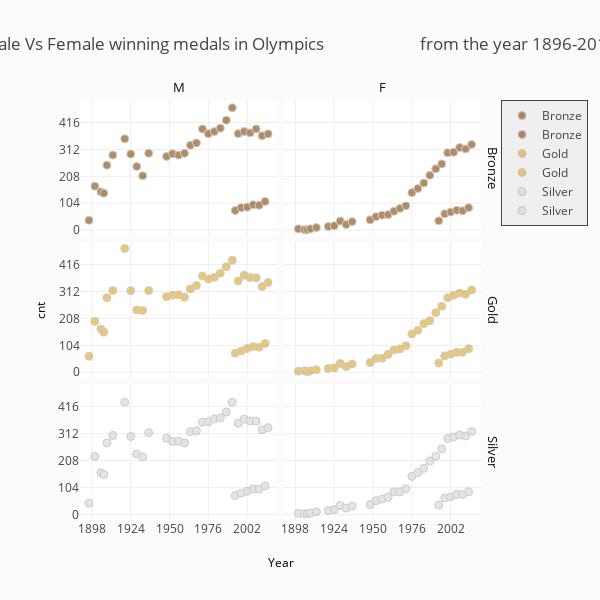

Notebook code for this chart:
### Code cell
medal_t = ff.create_facet_grid(
    Medals_120_df_final,
    x='Year',
    y='cnt',
    color_name='Medal',
    facet_row='Medal',
    facet_col='Sex',
    show_boxes=False,
    colormap={'Gold':'rgb(218,165,32)',
              'Silver':'rgb(211,211,211)',
              'Bronze':'rgb(128,64,0)'
             }
)

medal_t.layout.update({'title':'Male Vs Female winning medals in Olympics \
                       from the year 1896-2016'})

iplot(medal_t, filename='Male vs Female winning medals in Olympic from \
                        the year 1896-2016')

### Figure 1 — Plotly figure (JSON) as saved in the notebook; plotly's stock layout.template omitted (floating-point values rounded to 4 significant figures)
{"data": [{"marker": {"color": "rgb(128, 64, 0)", "line": {"color": "darkgrey", "width": 1}, "size": 8}, "mode": "markers", "name": "Bronze", "opacity": 0.6, "type": "scatter", "uid": "c6082afa-a6f4-11e8-9d89-9828a60cb867", "x": [1896, 1900, 1904, 1906, 1908, 1912, 1920, 1924, 1928, 1932, 1936, 1948, 1952, 1956, 1960, 1964, 1968, 1972, 1976, 1980, 1984, 1988, 1992, 1994, 1996, 1998, 2000, 2002, 2004, 2006, 2008, 2010, 2012, 2014, 2016], "xaxis": "x", "y": [38, 170, 148, 143, 251, 290, 353, 294, 246, 210, 297, 285, 295, 290, 297, 328, 337, 391, 373, 381, 394, 425, 473, 76, 373, 87, 381, 89, 376, 98, 391, 96, 365, 111, 372], "yaxis": "y"}, {"marker": {"color": "rgb(218, 165, 32)", "line": {"color": "darkgrey", "width": 1}, "size": 8}, "mode": "markers", "name": "Gold", "opacity": 0.6, "type": "scatter", "uid": "c608c6d4-a6f4-11e8-956f-9828a60cb867", "x": [], "xaxis": "x", "y": [], "yaxis": "y"}, {"marker": {"color": "rgb(211, 211, 211)", "line": {"color": "darkgrey", "width": 1}, "size": 8}, "mode": "markers", "name": "Silver", "opacity": 0.6, "type": "scatter", "uid": "c60962f0-a6f4-11e8-b760-9828a60cb867", "x": [], "xaxis": "x", "y": [], "yaxis": "y"}, {"marker": {"color": "rgb(128, 64, 0)", "line": {"color": "darkgrey", "width": 1}, "size": 8}, "mode": "markers", "name": "Bronze", "opacity": 0.6, "type": "scatter", "uid": "c609d7e4-a6f4-11e8-9efe-9828a60cb867", "x": [1900, 1904, 1906, 1908, 1912, 1920, 1924, 1928, 1932, 1936, 1948, 1952, 1956, 1960, 1964, 1968, 1972, 1976, 1980, 1984, 1988, 1992, 1994, 1996, 1998, 2000, 2002, 2004, 2006, 2008, 2010, 2012, 2014, 2016], "xaxis": "x2", "y": [5, 2, 2, 5, 10, 14, 17, 35, 22, 33, 40, 52, 58, 60, 73, 84, 94, 145, 161, 182, 212, 237, 36, 256, 63, 299, 70, 301, 77, 319, 75, 314, 87, 331], "yaxis": "y"}, {"marker": {"color": "rgb(218, 165, 32)", "line": {"color": "darkgrey", "width": 1}, "size": 8}, "mode": "markers", "name": "Gold", "opacity": 0.6, "type": "scatter", "uid": "c60a73a2-a6f4-11e8-9c79-9828a60cb867", "x": [], "xaxis": "x2", "y": [], "yaxis": "y"}, {"marker": {"color": "rgb(211, 211, 211)", "line": {"color": "darkgrey", "width": 1}, "size": 8}, "mode": "markers", "name": "Silver", "opacity": 0.6, "type": "scatter", "uid": "c60ae74a-a6f4-11e8-98ca-9828a60cb867", "x": [], "xaxis": "x2", "y": [], "yaxis": "y"}, {"marker": {"color": "rgb(128, 64, 0)", "line": {"color": "darkgrey", "width": 1}, "size": 8}, "mode": "markers", "name": "Bronze", "opacity": 0.6, "type": "scatter", "uid": "c60b831e-a6f4-11e8-aa5c-9828a60cb867", "x": [], "xaxis": "x", "y": [], "yaxis": "y2"}, {"marker": {"color": "rgb(218, 165, 32)", "line": {"color": "darkgrey", "width": 1}, "size": 8}, "mode": "markers", "name": "Gold", "opacity": 0.6, "type": "scatter", "uid": "c60bf800-a6f4-11e8-ad6a-9828a60cb867", "x": [1896, 1900, 1904, 1906, 1908, 1912, 1920, 1924, 1928, 1932, 1936, 1948, 1952, 1956, 1960, 1964, 1968, 1972, 1976, 1980, 1984, 1988, 1992, 1994, 1996, 1998, 2000, 2002, 2004, 2006, 2008, 2010, 2012, 2014, 2016], "xaxis": "x", "y": [62, 197, 167, 155, 288, 316, 478, 315, 241, 239, 316, 292, 298, 299, 290, 322, 335, 372, 360, 367, 383, 408, 433, 74, 353, 82, 375, 92, 366, 99, 365, 97, 331, 111, 347], "yaxis": "y2"}, {"marker": {"color": "rgb(211, 211, 211)", "line": {"color": "darkgrey", "width": 1}, "size": 8}, "mode": "markers", "name": "Silver", "opacity": 0.6, "type": "scatter", "uid": "c60c9508-a6f4-11e8-8e49-9828a60cb867", "x": [], "xaxis": "x", "y": [], "yaxis": "y2"}, {"marker": {"color": "rgb(128, 64, 0)", "line": {"color": "darkgrey", "width": 1}, "size": 8}, "mode": "markers", "name": "Bronze", "opacity": 0.6, "type": "scatter", "uid": "c60d09ee-a6f4-11e8-9b79-9828a60cb867", "x": [], "xaxis": "x2", "y": [], "yaxis": "y2"}, {"marker": {"color": "rgb(218, 165, 32)", "line": {"color": "darkgrey", "width": 1}, "size": 8}, "mode": "markers", "name": "Gold", "opacity": 0.6, "type": "scatter", "uid": "c60da5c2-a6f4-11e8-95ad-9828a60cb867", "x": [1900, 1904, 1906, 1908, 1912, 1920, 1924, 1928, 1932, 1936, 1948, 1952, 1956, 1960, 1964, 1968, 1972, 1976, 1980, 1984, 1988, 1992, 1994, 1996, 1998, 2000, 2002, 2004, 2006, 2008, 2010, 2012, 2014, 2016], "xaxis": "x2", "y": [4, 6, 2, 6, 10, 15, 17, 34, 22, 32, 38, 53, 54, 69, 86, 90, 102, 148, 162, 188, 199, 230, 36, 255, 63, 288, 70, 298, 77, 306, 77, 301, 91, 318], "yaxis": "y2"}, {"marker": {"color": "rgb(211, 211, 211)", "line": {"color": "darkgrey", "width": 1}, "size": 8}, "mode": "markers", "name": "Silver", "opacity": 0.6, "type": "scatter", "uid": "c60e1aac-a6f4-11e8-9df4-9828a60cb867", "x": [], "xaxis": "x2", "y": [], "yaxis": "y2"}, {"marker": {"color": "rgb(128, 64, 0)", "line": {"color": "darkgrey", "width": 1}, "size": 8}, "mode": "markers", "name": "Bronze", "opacity": 0.6, "type": "scatter", "uid": "c60eb698-a6f4-11e8-8cc9-9828a60cb867", "x": [], "xaxis": "x", "y": [], "yaxis": "y3"}, {"marker": {"color": "rgb(218, 165, 32)", "line": {"color": "darkgrey", "width": 1}, "size": 8}, "mode": "markers", "name": "Gold", "opacity": 0.6, "type": "scatter", "uid": "c60f2b64-a6f4-11e8-969d-9828a60cb867", "x": [], "xaxis": "x", "y": [], "yaxis": "y3"}, {"marker": {"color": "rgb(211, 211, 211)", "line": {"color": "darkgrey", "width": 1}, "size": 8}, "mode": "markers", "name": "Silver", "opacity": 0.6, "type": "scatter", "uid": "c60fc72e-a6f4-11e8-b8ed-9828a60cb867", "x": [1896, 1900, 1904, 1906, 1908, 1912, 1920, 1924, 1928, 1932, 1936, 1948, 1952, 1956, 1960, 1964, 1968, 1972, 1976, 1980, 1984, 1988, 1992, 1994, 1996, 1998, 2000, 2002, 2004, 2006, 2008, 2010, 2012, 2014, 2016], "xaxis": "x", "y": [43, 224, 161, 154, 276, 305, 433, 301, 233, 222, 315, 294, 282, 283, 276, 319, 323, 356, 358, 369, 373, 395, 433, 73, 352, 82, 368, 89, 361, 98, 360, 98, 327, 110, 335], "yaxis": "y3"}, {"marker": {"color": "rgb(128, 64, 0)", "line": {"color": "darkgrey", "width": 1}, "size": 8}, "mode": "markers", "name": "Bronze", "opacity": 0.6, "type": "scatter", "uid": "c6103c12-a6f4-11e8-b53e-9828a60cb867", "x": [], "xaxis": "x2", "y": [], "yaxis": "y3"}, {"marker": {"color": "rgb(218, 165, 32)", "line": {"color": "darkgrey", "width": 1}, "size": 8}, "mode": "markers", "name": "Gold", "opacity": 0.6, "type": "scatter", "uid": "c610d7f0-a6f4-11e8-9ed6-9828a60cb867", "x": [], "xaxis": "x2", "y": [], "yaxis": "y3"}, {"marker": {"color": "rgb(211, 211, 211)", "line": {"color": "darkgrey", "width": 1}, "size": 8}, "mode": "markers", "name": "Silver", "opacity": 0.6, "type": "scatter", "uid": "c61172da-a6f4-11e8-a9b3-9828a60cb867", "x": [1900, 1904, 1906, 1908, 1912, 1920, 1924, 1928, 1932, 1936, 1948, 1952, 1956, 1960, 1964, 1968, 1972, 1976, 1980, 1984, 1988, 1992, 1994, 1996, 1998, 2000, 2002, 2004, 2006, 2008, 2010, 2012, 2014, 2016], "xaxis": "x2", "y": [4, 2, 2, 5, 10, 15, 18, 34, 24, 32, 38, 53, 59, 66, 87, 87, 99, 147, 162, 178, 206, 224, 36, 253, 63, 293, 68, 299, 77, 307, 77, 303, 87, 320], "yaxis": "y3"}], "layout": {"annotations": [{"font": {"color": "#0f0f0f", "size": 13}, "showarrow": false, "text": "M", "textangle": 0, "x": 0.2462, "xanchor": "center", "xref": "paper", "y": 1.03, "yanchor": "middle", "yref": "paper"}, {"font": {"color": "#0f0f0f", "size": 13}, "showarrow": false, "text": "F", "textangle": 0, "x": 0.7537, "xanchor": "center", "xref": "paper", "y": 1.03, "yanchor": "middle", "yref": "paper"}, {"font": {"color": "#0f0f0f", "size": 13}, "showarrow": false, "text": "Bronze", "textangle": 90, "x": 1.03, "xanchor": "center", "xref": "paper", "y": 0.8383, "yanchor": "middle", "yref": "paper"}, {"font": {"color": "#0f0f0f", "size": 13}, "showarrow": false, "text": "Gold", "textangle": 90, "x": 1.03, "xanchor": "center", "xref": "paper", "y": 0.5, "yanchor": "middle", "yref": "paper"}, {"font": {"color": "#0f0f0f", "size": 13}, "showarrow": false, "text": "Silver", "textangle": 90, "x": 1.03, "xanchor": "center", "xref": "paper", "y": 0.1617, "yanchor": "middle", "yref": "paper"}, {"font": {"color": "#000000", "size": 12}, "showarrow": false, "text": "Year", "textangle": 0, "x": 0.5, "xanchor": "center", "xref": "paper", "y": -0.1, "yanchor": "middle", "yref": "paper"}, {"font": {"color": "#000000", "size": 12}, "showarrow": false, "text": "cnt", "textangle": -90, "x": -0.1, "xanchor": "center", "xref": "paper", "y": 0.5, "yanchor": "middle", "yref": "paper"}], "height": 600, "legend": {"bgcolor": "#efefef", "borderwidth": 1, "x": 1.05, "y": 1, "yanchor": "top"}, "paper_bgcolor": "rgb(251, 251, 251)", "showlegend": true, "title": "Male Vs Female winning medals in Olympics                        from the year 1896-2016", "width": 600, "xaxis": {"anchor": "y3", "domain": [0, 0.4925], "dtick": 26, "range": [1890, 2022.0], "ticklen": 0, "zeroline": false}, "xaxis2": {"anchor": "free", "domain": [0.5075, 1], "dtick": 26, "position": 0, "range": [1890, 2022.0], "ticklen": 0, "zeroline": false}, "yaxis": {"anchor": "free", "domain": [0.6767, 1], "dtick": 104, "position": 0, "range": [-21.8, 503.0], "ticklen": 0, "zeroline": false}, "yaxis2": {"anchor": "free", "domain": [0.3383, 0.6617], "dtick": 104, "position": 0, "range": [-21.8, 503.0], "ticklen": 0, "zeroline": false}, "yaxis3": {"anchor": "x", "domain": [0, 0.3233], "dtick": 104, "range": [-21.8, 503.0], "ticklen": 0, "zeroline": false}}}
